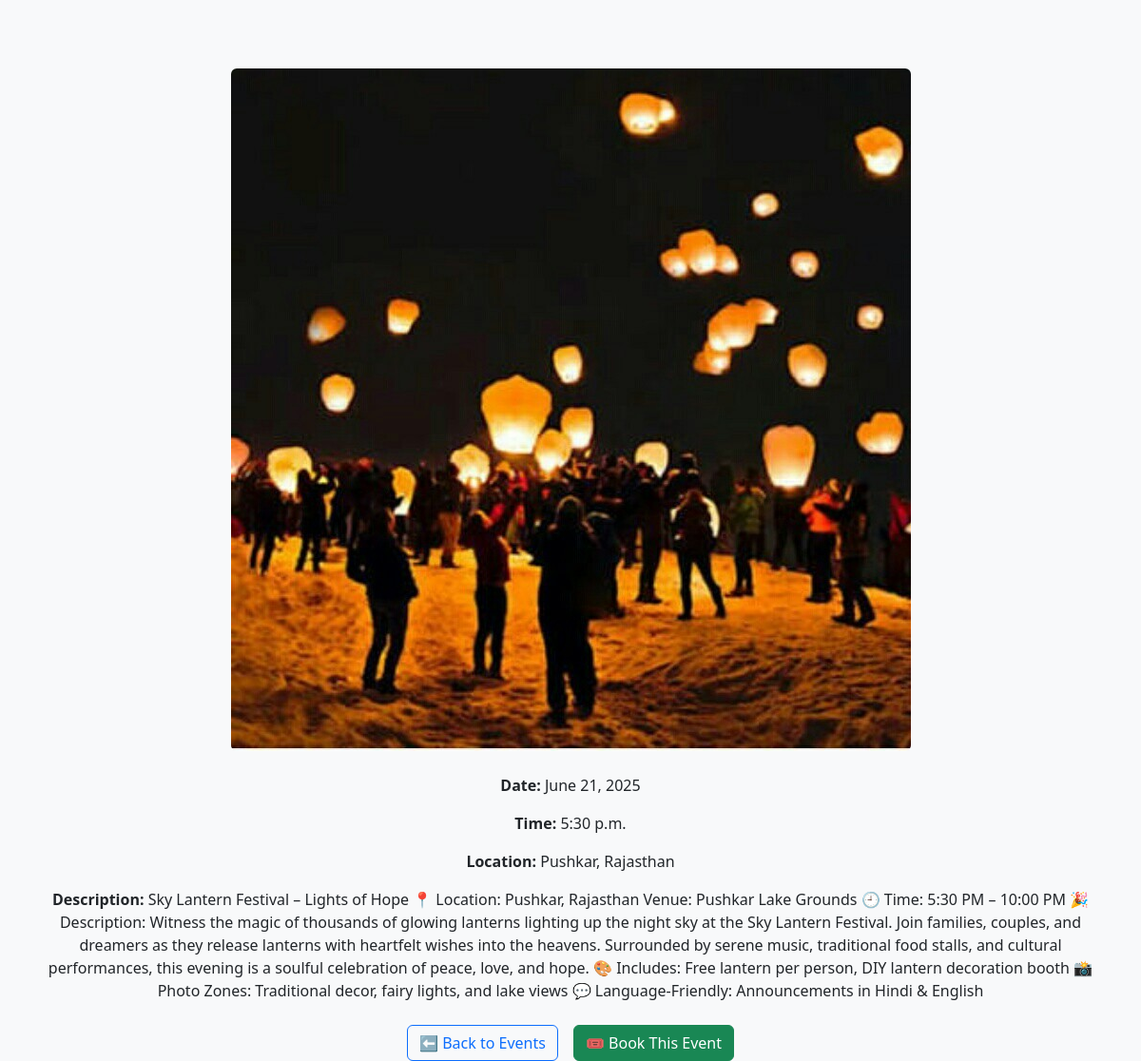
/events/4/, run on the app's committed database.
### events/models.py (models this page shows, shortened)
class Event(models.Model):
    name = models.CharField(max_length=200)
    date = models.DateField()
    time = models.TimeField()
    location = models.CharField(max_length=255)
    description = models.TextField()
    image = models.ImageField(upload_to='event_images/', null=True, blank=True)
    saved_by = models.ManyToManyField(User, related_name='saved_events', blank=True)

### events/views.py (the view)
# urls.py: path('events/<int:event_id>/', views.event_detail, name='event_detail'),
def event_detail(request, event_id):
    event = get_object_or_404(Event, id=event_id)
    return render(request, 'events/event_detail.html', {'event': event})

### events/templates/events/event_detail.html (shortened to what this page needs)
<!DOCTYPE html>
<html lang="en">
<head>
    <link rel="stylesheet" href="https://cdn.jsdelivr.net/npm/bootstrap@5.3.0/dist/css/bootstrap.min.css">
</head>
<body class="bg-light">
    <div class="container text-center mt-5">
        {% if event.image %}
            <img src="{{ event.image.url }}" class="img-fluid my-4 rounded" alt="{{ event.title }}">
        {% endif %}
        <div class="mb-3">
            <p><strong>Date:</strong> {{ event.date }}</p>
            <p><strong>Time:</strong> {{ event.time }}</p>
            <p><strong>Location:</strong> {{ event.location }}</p>
            <p><strong>Description:</strong> {{ event.description }}</p>
        </div>
        <div class="d-flex justify-content-center gap-3 mt-4">
            <a href="{% url 'events:event_list' %}" class="btn btn-outline-primary">⬅️ Back to Events</a>
            <a href="{% url 'users:book_event' event.id %}" class="btn btn-success">🎟️ Book This Event</a>
        </div>
    </div>
</body>
</html>

### data on the page
Event: image (picture), date "June 21, 2025", time "5:30 p.m.", location "Pushkar, Rajasthan", description "Sky Lantern Festival – Lights of Hope 📍 Location: Pushkar, Rajasthan Venue: Pushkar Lake Grounds 🕘 Time: 5:30 PM – 10:00 PM 🎉 Description: Witness the magic of thousands of glowing lanterns lighting up the night sky at the Sky Lantern Festival. Join families, couples, and dreamers as they release lanterns with heartfelt wishes into the heavens. Surrounded by serene music, traditional food stalls, and cultural performances, this evening is a soulful celebration of peace, love, and hope. 🎨 Includes: Free lantern per person, DIY lantern decoration booth 📸 Photo Zones: Traditional decor, fairy lights, and lake views 💬 Language-Friendly: Announcements in Hindi & English"
